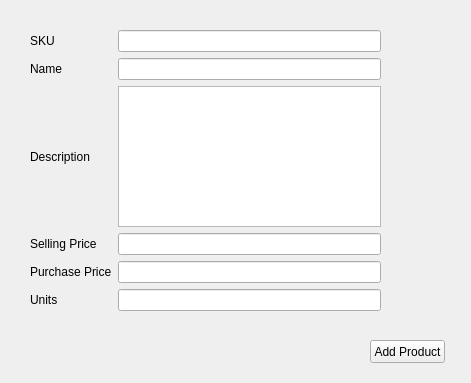
<?xml version="1.0" encoding="UTF-8"?>
<ui version="4.0">
 <class>NuevoProductoForm</class>
 <widget class="QWidget" name="NuevoProductoForm">
  <property name="geometry">
   <rect>
    <x>0</x>
    <y>0</y>
    <width>471</width>
    <height>383</height>
   </rect>
  </property>
  <property name="windowTitle">
   <string>Form</string>
  </property>
  <widget class="QPushButton" name="pushButton">
   <property name="geometry">
    <rect>
     <x>370</x>
     <y>340</y>
     <width>75</width>
     <height>23</height>
    </rect>
   </property>
   <property name="text">
    <string>Add Product</string>
   </property>
  </widget>
  <widget class="QWidget" name="widget" native="true">
   <property name="geometry">
    <rect>
     <x>20</x>
     <y>10</y>
     <width>371</width>
     <height>311</height>
    </rect>
   </property>
   <widget class="QWidget" name="layoutWidget">
    <property name="geometry">
     <rect>
      <x>10</x>
      <y>20</y>
      <width>351</width>
      <height>281</height>
     </rect>
    </property>
    <layout class="QGridLayout" name="gridLayout">
     <item row="2" column="1">
      <widget class="QTextEdit" name="descriptionTextEdit"/>
     </item>
     <item row="2" column="0">
      <widget class="QLabel" name="descriptionLabel">
       <property name="text">
        <string>Description</string>
       </property>
      </widget>
     </item>
     <item row="0" column="0">
      <widget class="QLabel" name="skuLabel">
       <property name="text">
        <string>SKU</string>
       </property>
      </widget>
     </item>
     <item row="0" column="1">
      <widget class="QLineEdit" name="skuLineEdit"/>
     </item>
     <item row="4" column="0">
      <widget class="QLabel" name="purchasePriceLabel">
       <property name="text">
        <string>Purchase Price</string>
       </property>
      </widget>
     </item>
     <item row="3" column="0">
      <widget class="QLabel" name="sellingPriceLabel">
       <property name="text">
        <string>Selling Price</string>
       </property>
      </widget>
     </item>
     <item row="1" column="0">
      <widget class="QLabel" name="nameLabel">
       <property name="text">
        <string>Name</string>
       </property>
      </widget>
     </item>
     <item row="5" column="1">
      <widget class="QLineEdit" name="unitsLineEdit"/>
     </item>
     <item row="1" column="1">
      <widget class="QLineEdit" name="nameLineEdit"/>
     </item>
     <item row="4" column="1">
      <widget class="QLineEdit" name="purchaseLineEdit"/>
     </item>
     <item row="3" column="1">
      <widget class="QLineEdit" name="sellingPriceLineEdit"/>
     </item>
     <item row="5" column="0">
      <widget class="QLabel" name="unitsLabel">
       <property name="text">
        <string>Units</string>
       </property>
      </widget>
     </item>
    </layout>
   </widget>
  </widget>
 </widget>
 <resources/>
 <connections/>
</ui>
